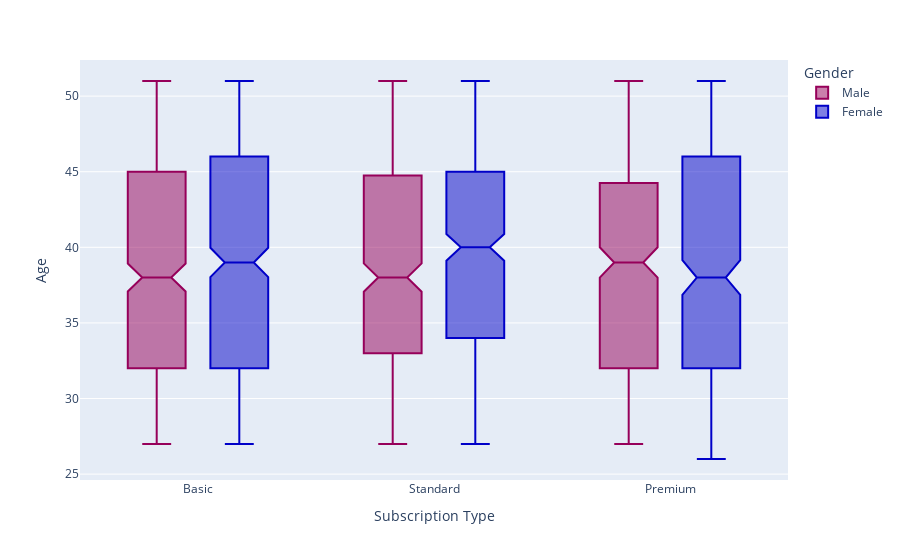

Notebook source saved alongside this figure:
### Code cell
px.box(df, x="Subscription Type", y="Age", color="Gender", notched=True, color_discrete_sequence=px.colors.sequential.Rainbow)

### Figure 1 — Plotly figure (JSON) as saved in the notebook; plotly's stock layout.template omitted (floating-point values rounded to 4 significant figures; data arrays with more than 128 entries replaced by an {"elided": "..."} marker saying what was removed)
{"data": [{"alignmentgroup": "True", "hovertemplate": "Gender=Male<br>Subscription Type=%{x}<br>Age=%{y}<extra></extra>", "legendgroup": "Male", "marker": {"color": "rgb(150,0,90)"}, "name": "Male", "notched": true, "offsetgroup": "Male", "orientation": "v", "showlegend": true, "type": "box", "x": {"elided": "1243 str values"}, "x0": " ", "xaxis": "x", "y": {"elided": "1243 int values"}, "y0": " ", "yaxis": "y"}, {"alignmentgroup": "True", "hovertemplate": "Gender=Female<br>Subscription Type=%{x}<br>Age=%{y}<extra></extra>", "legendgroup": "Female", "marker": {"color": "rgb(0,0,200)"}, "name": "Female", "notched": true, "offsetgroup": "Female", "orientation": "v", "showlegend": true, "type": "box", "x": {"elided": "1257 str values"}, "x0": " ", "xaxis": "x", "y": {"elided": "1257 int values"}, "y0": " ", "yaxis": "y"}], "layout": {"boxmode": "group", "legend": {"title": {"text": "Gender"}, "tracegroupgap": 0}, "margin": {"t": 60}, "xaxis": {"anchor": "y", "domain": [0, 1], "title": {"text": "Subscription Type"}}, "yaxis": {"anchor": "x", "domain": [0, 1], "title": {"text": "Age"}}}}
